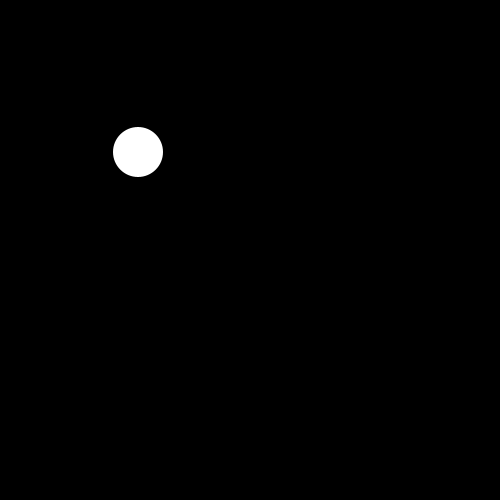
Frame 1 (no input)
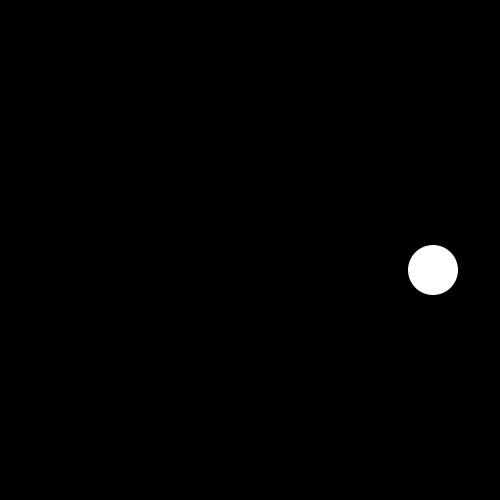
Frame 60 (the mouse pressed at the canvas centre just before this capture)
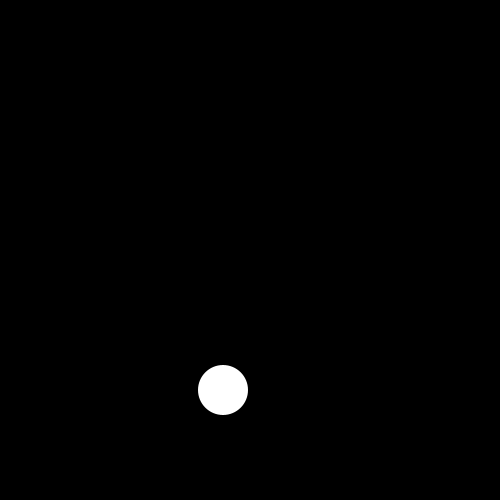
Frame 120 (the mouse held since frame 60 and released just before this capture)

The Processing sketch that drew these frames (run headless with seeded random() and noise(); from frame 60 on, the mouse is pressed at the canvas centre):

// Processing sketch: practice1
// ── practice1.pde
Particle p;

void setup() {
    size(500, 500);
    noStroke();
    p = new Particle(133.0, 150.0, 50.0, 5.0, 2.0);
}

void draw() {
    background(0);
    p.update();
    p.display();
}

class Particle {
    float x;
    float y;
    float d;
    float vx;
    float vy;

    Particle(float _x, float _y, float _d, float _vx, float _vy) {
        x = _x;
        y = _y;
        d = _d;
        vx = _vx;
        vy = _vy;
    }

    void display() {
        ellipse(x, y, d, d);
    }
    void update() {
        x += vx;
        y += vy;
        if (x >= width - d / 2 || x <= d / 2)
            vx = -vx;
        if (y >= height - d / 2 || y <= d / 2)
            vy = -vy;
    }
}
